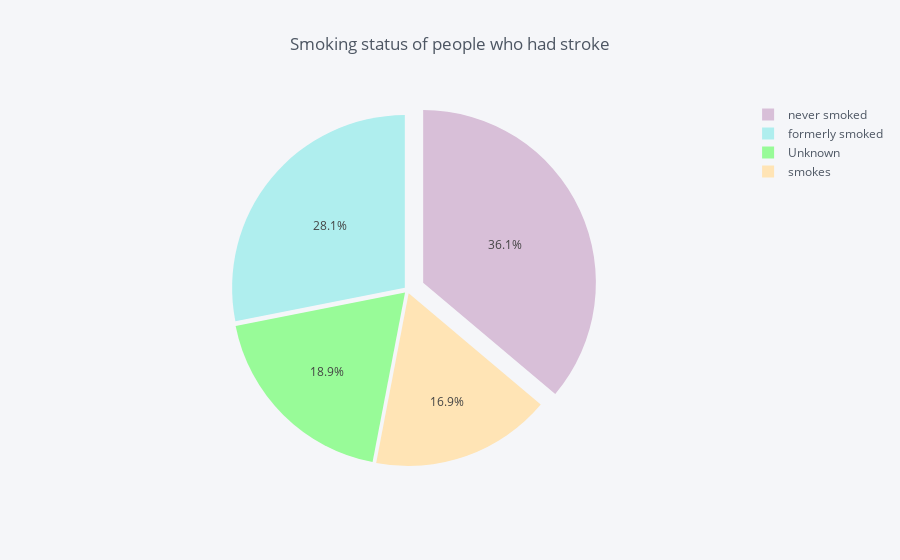

The cell this chart's notebook holds for it:
### Code cell
smoke = df.groupby(df['smoking_status'])['stroke'].sum()
data_smoke = pd.DataFrame({'labels': smoke.index,
                   'values': smoke.values
                  })
data_smoke.iplot(kind='pie',labels='labels',values='values', title='Smoking status of people who had stroke', colors = colors2, 
            pull=[0.02, 0.02, 0.1, 0.02])

### Figure 1 — Plotly figure (JSON) as saved in the notebook; plotly's stock layout.template omitted (floating-point values rounded to 4 significant figures)
{"data": [{"labels": ["Unknown", "formerly smoked", "never smoked", "smokes"], "marker": {"colors": ["rgba(152, 251, 152, 1.0)", "rgba(175, 238, 238, 1.0)", "rgba(216, 191, 216, 1.0)", "rgba(255, 228, 181, 1.0)"]}, "name": "", "pull": [0.02, 0.02, 0.1, 0.02], "type": "pie", "values": [47, 70, 90, 42]}], "layout": {"legend": {"bgcolor": "#F5F6F9", "font": {"color": "#4D5663"}}, "paper_bgcolor": "#F5F6F9", "plot_bgcolor": "#F5F6F9", "title": "Smoking status of people who had stroke", "titlefont": {"color": "#4D5663"}}}
